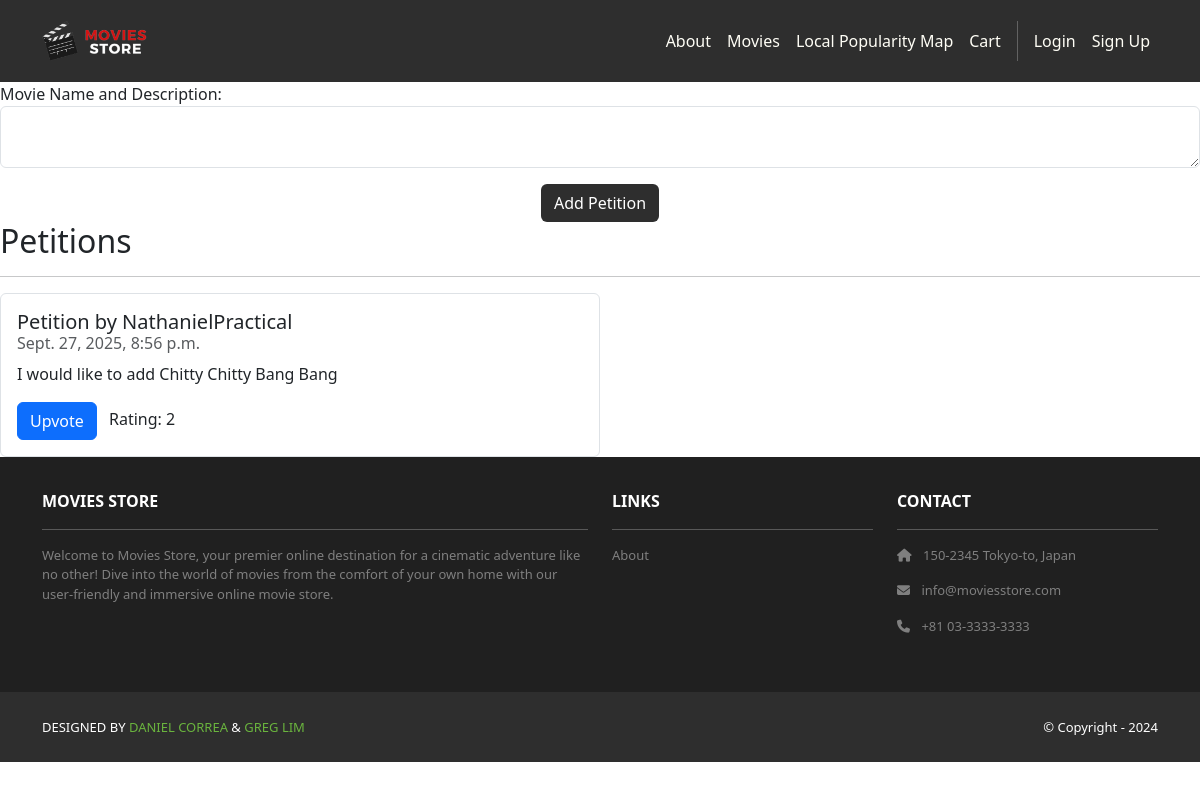
Page /movies/petition/ on the committed database.
### movies/models.py (models this page shows, shortened)
class Petition(models.Model):
    id = models.AutoField(primary_key=True)
    user = models.ForeignKey(User, on_delete=models.CASCADE)
    date = models.DateTimeField(auto_now_add=True)
    content = models.CharField(max_length=255)
    rating = models.IntegerField(default=0)

### movies/views.py (the view)
# urls.py: path('petition/', views.petition, name='movies.petition'),
def petition(request):
    template_data = {}
    template_data['petition'] = Petition.objects.all()
    return render(request, 'movies/petition.html', {'template_data' : template_data})

### movies/templates/movies/petition.html (shortened to what this page needs)
{% extends 'base.html' %}
{% block content %}
{% load static %}
<!DOCTYPE html>
<html lang="en">
<head>
</head>
<body>
    <form method="POST" action="{% url 'movies.create_petition' %}">
        <p>
            <label for="content">Movie Name and Description:</label>
            <textarea name="content" required class="form-control" id="content"></textarea>
        </p>
        <div class="text-center">
            <button type="submit" class="btn bg-dark text-white">
            Add Petition
            </button>
        </div>
    </form>
    <h2>Petitions</h2>
        <hr />
        <ul class="list-group">
          {% for petition in template_data.petition %}
          <li class="list-group-item pb-3 pt-3 w-50">
            <h5 class="card-title">
              Petition by {{ petition.user.username }}
            </h5>
            <h6 class="card-subtitle mb-2 text-muted">
              {{ petition.date }}
            </h6>
            <p class="card-text">{{ petition.content }}</p>
            <a class="btn btn-primary" href="{% url 'movies.upvote_petition' petition_id=petition.id %}">Upvote</a>
            <span class="ms-2">Rating: {{ petition.rating }}</span>
          </li>
          {% endfor %}
        </ul>
</body>
</html>
{% endblock content %}

### moviesstore/static/css/style.css (style rules this page uses)
.bg-dark { background-color: #2E2E2E !important; }

### rows in the picture
Petition: user.username "NathanielPractical", date "Sept. 27, 2025, 8:56 p.m.", content "I would like to add Chitty Chitty Bang Bang", rating "2"
